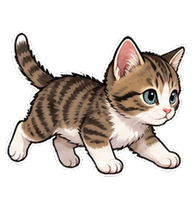
#> input picture assets/examples/shoulder-cat-running-right.webp, 192 x 208 px; its folder holds only this picture in this run
$ python -i identity.py   (imports and definitions only)
#> lines starting #> are read from the running program, lines starting #| are printed output that depends on the picture
"""Source-pet identity, reference coverage, likeness review, and receipts."""

from __future__ import annotations

import hashlib
import shutil
from pathlib import Path
from typing import Any

from PIL import Image, ImageDraw, ImageFilter, ImageOps, ImageStat

from .ingest import SOURCE_CARD, load_source_images, save_source_images, sha256_file
from .imageutil import pixel_data
from .jsonio import read_json, write_json
from .project import load_project
from .schemas import (
    IdentityEvidence,
    IdentityProfile,
    IdentityTrait,
    LikenessReport,
    LikenessVerdict,
    ReferenceCoverage,
    SourceCard,
    SourceImage,
    utc_now,
)


REFERENCE_COVERAGE = "identity/reference-coverage.json"
PROVIDER_CONSENT_DIR = "decisions/provider-consent"
IDENTITY_PROFILE = "identity/identity-profile.json"
IDENTITY_ANALYSIS_HANDOFF = "identity/analysis-handoff.json"
IDENTITY_ANALYSIS_PROMPT = "identity/analysis-prompt.md"
IDENTITY_PACK = "identity/identity-pack.json"
IDENTITY_SMALL_PREVIEW = "identity/small-size-preview.png"
LIKELINESS_REPORT = "qa/likeness-report.json"
LIKELINESS_RECEIPT = "qa/likeness-receipt.json"
LIKELINESS_RECEIPT_MD = "qa/likeness-receipt.md"
LIKELINESS_QA_SHEET = "qa/likeness-qa-sheet.png"
IDENTITY_DRIFT = "qa/identity-drift.json"

SOURCE_ROLES = {
    "identity_front",
    "identity_three_quarter",
    "identity_left",
    "identity_right",
    "identity_back",
    "body_proportions",
    "marking_detail",
    "face_detail",
    "tail_detail",
    "accessory_detail",
    "personality_reference",
    "style_only",
    "exclude_from_identity",
}

LEGACY_ROLE_MAP = {
    "primary_reference": ["identity_three_quarter", "body_proportions"],
    "face_reference": ["face_detail", "identity_front"],
    "body_reference": ["body_proportions"],
    "style_reference": ["style_only"],
}

RECOMMENDED_ROLE_GROUPS = {
    "clear face": {"identity_front", "identity_three_quarter", "face_detail"},
    "body proportions": {"body_proportions", "identity_three_quarter", "identity_left", "identity_right"},
    "side or marking detail": {"identity_left", "identity_right", "marking_detail"},
}

TRAIT_FIELDS = [
    ("species", "species", "signature"),
    ("breed_or_type", "breed_or_type", "important"),
    ("age_traits", "age", "important"),
    ("size_traits", "size", "important"),
    ("face_traits", "face", "signature"),
    ("eyes", "eyes", "signature"),
    ("nose", "nose", "important"),
    ("ears", "ears", "signature"),
    ("fur", "coat", "important"),
    ("tail", "tail", "important"),
    ("markings", "markings", "signature"),
    ("props", "accessories", "signature"),
    ("colors", "colors", "important"),
    ("personality", "personality", "supporting"),
]


# [5 lines left out: function normalized_roles, not called in this run]


def source_quality(path: Path) -> dict[str, Any]:
    with Image.open(path) as opened:
#> opened is the input picture: PIL image 192x208 RGBA; mean R, G, B, A 81, 72.9, 67.1, 106.4
        image = ImageOps.exif_transpose(opened).convert("RGB")
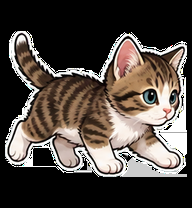
#> image: PIL image 192x208 RGB; mean R, G, B 81, 72.9, 67.1
        sample = image.copy()
        sample.thumbnail((512, 512), Image.Resampling.LANCZOS)
    grayscale = sample.convert("L")
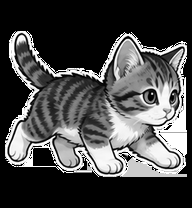
#> grayscale: PIL image 192x208 L; min 0, max 255, mean 74.7
    edge = grayscale.filter(ImageFilter.FIND_EDGES)
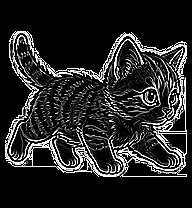
#> edge: PIL image 192x208 L; min 0, max 255, mean 37.4
    sharpness = float(ImageStat.Stat(edge).var[0])
#> sharpness = 6375.4
    brightness = float(ImageStat.Stat(grayscale).mean[0])
#> brightness = 74.66
    shortest = min(image.size)
#> shortest = 192
    issues: list[str] = []
    if shortest < 256:
        issues.append("low resolution")
    if sharpness < 120:
        issues.append("possibly blurry or low-detail")
    if brightness < 35:
        issues.append("very dark")
    elif brightness > 225:
        issues.append("very bright or washed out")
    return {
        "width": image.width,
        "height": image.height,
        "shortest_edge": shortest,
        "sharpness_advisory": round(sharpness, 2),
        "brightness_advisory": round(brightness, 2),
        "issues": issues,
    }


# [182 lines left out: functions analyze_reference_coverage, assign_source_roles, create_provider_derivative, prepare_provider_derivatives, provider_consent_receipt_path, provider_reference_images, not called in this run]


def has_provider_consent(project_dir: Path, provider: str) -> bool:
    return bool(provider_reference_images(project_dir, provider=provider, max_sources=1))


# [133 lines left out: functions load_source_card, evidence_for_category, next_identity_version, load_identity_profile, draft_identity_profile, not called in this run]


def identity_summary(traits: list[IdentityTrait]) -> str:
    priority = [trait.value for trait in traits if trait.importance in {"signature", "important"}]
    return "; ".join(priority[:8])


# [292 lines left out: functions prepare_identity_analysis_handoff, import_identity_analysis, confirm_identity_profile, identity_prompt_block, identity_reference_images, create_identity_pack and 2 more, not called in this run]


def load_identity_drift(project_dir: Path, run_id: str) -> dict[str, Any]:
    path = project_dir / "runs" / run_id / IDENTITY_DRIFT
    return read_json(path) if path.is_file() else {}


# [167 lines left out: functions foreground_signature, identity_drift_metrics, create_likeness_review_media, load_likeness_report, not called in this run]


def likeness_is_approved(project_dir: Path, run_id: str) -> bool:
    report = load_likeness_report(project_dir, run_id)
    return bool(report and report.status == "approved" and not report.signature_failures)


# [260 lines left out: functions write_likeness_receipt, write_likeness_receipt_markdown, apply_identity_trait_patch, source_contact_sheet, not called in this run]


def identity_profile_hash(profile: IdentityProfile) -> str:
    payload = repr(profile.to_dict()).encode("utf-8")
    return hashlib.sha256(payload).hexdigest()


# [8 lines left out: function copy_identity_artifacts_for_run, not called in this run]

>>> result = source_quality('../../assets/examples/shoulder-cat-running-right.webp')
#> result = {'width': 192, 'height': 208, 'shortest_edge': 192, 'sharpness_advisory': 6375.4, 'brightness_advisory': 74.66, 'issues': ['low resolution']}
